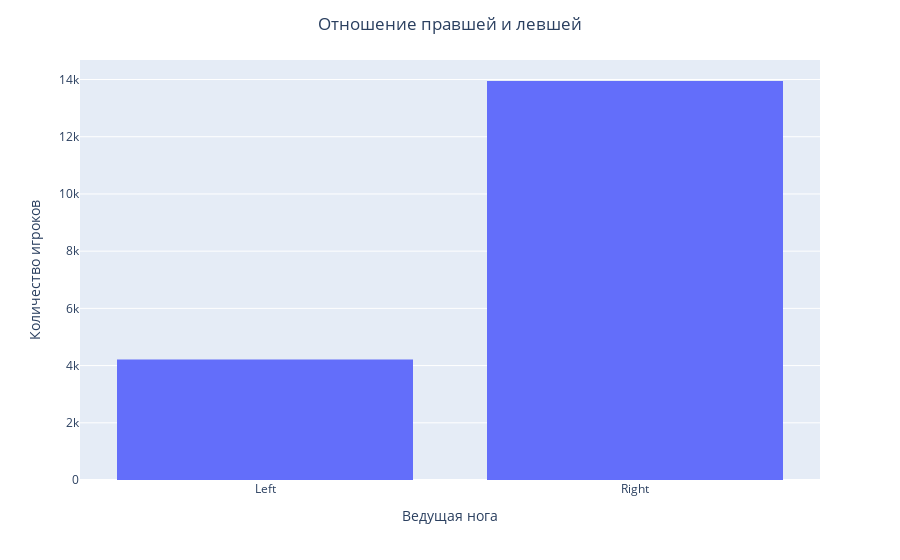

The notebook cell this image was saved under:
### Markdown cell above
5. Найдите колонку, показывающую, является ли футболист левой или правшой
6. Визуализируйте соотношенеие между левшами и правшами (считаем, что признак "левша"/"правша" определяет предпочтительную ногу для ударов

### Code cell
fig_foot = px.histogram(df,
                        x="Preferred Foot")

fig_foot.update_layout(
    title="Отношение правшей и левшей",
    title_x = 0.5,
    xaxis_title="Ведущая нога",
    yaxis_title="Количество игроков")

fig_foot.show()

### Figure 1 — Plotly figure (JSON) as saved in the notebook; plotly's stock layout.template omitted (floating-point values rounded to 4 significant figures; data arrays with more than 128 entries replaced by an {"elided": "..."} marker saying what was removed)
{"data": [{"alignmentgroup": "True", "bingroup": "x", "hovertemplate": "Preferred Foot=%{x}<br>count=%{y}<extra></extra>", "legendgroup": "", "marker": {"color": "#636efa", "pattern": {"shape": ""}}, "name": "", "offsetgroup": "", "orientation": "v", "showlegend": false, "type": "histogram", "x": {"elided": "18207 str values"}, "xaxis": "x", "yaxis": "y"}], "layout": {"barmode": "relative", "legend": {"tracegroupgap": 0}, "margin": {"t": 60}, "title": {"text": "Отношение правшей и левшей", "x": 0.5}, "xaxis": {"anchor": "y", "domain": [0, 1], "title": {"text": "Ведущая нога"}}, "yaxis": {"anchor": "x", "domain": [0, 1], "title": {"text": "Количество игроков"}}}}
